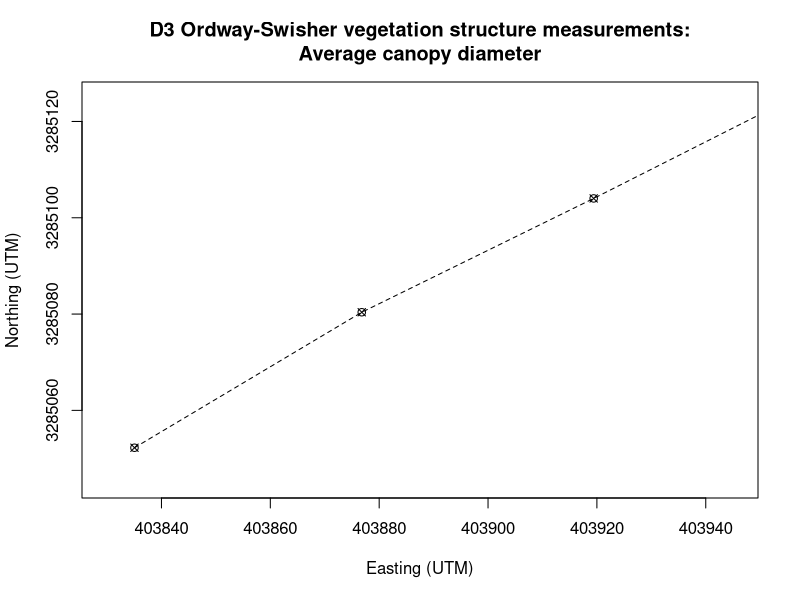
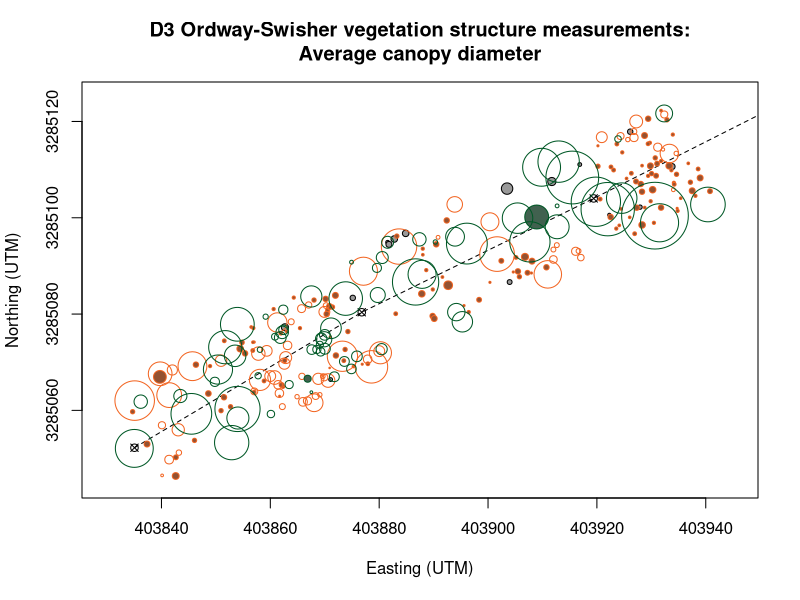
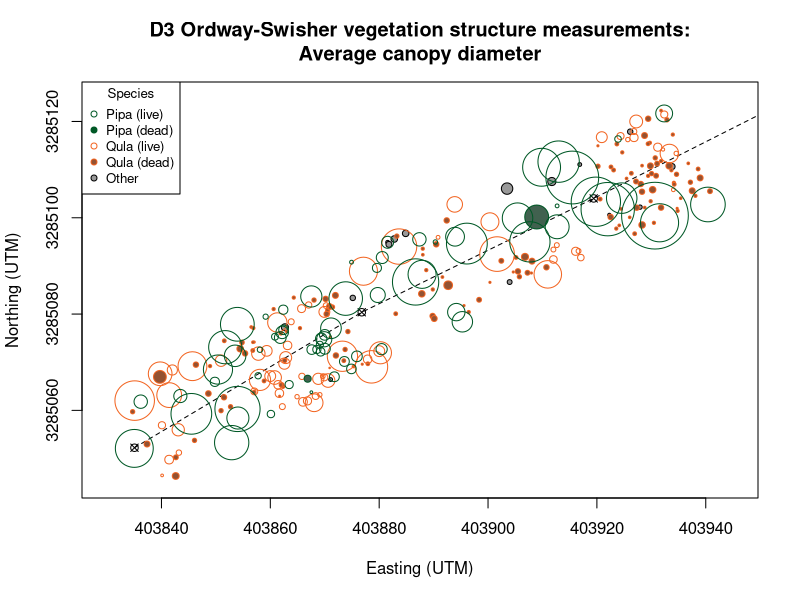
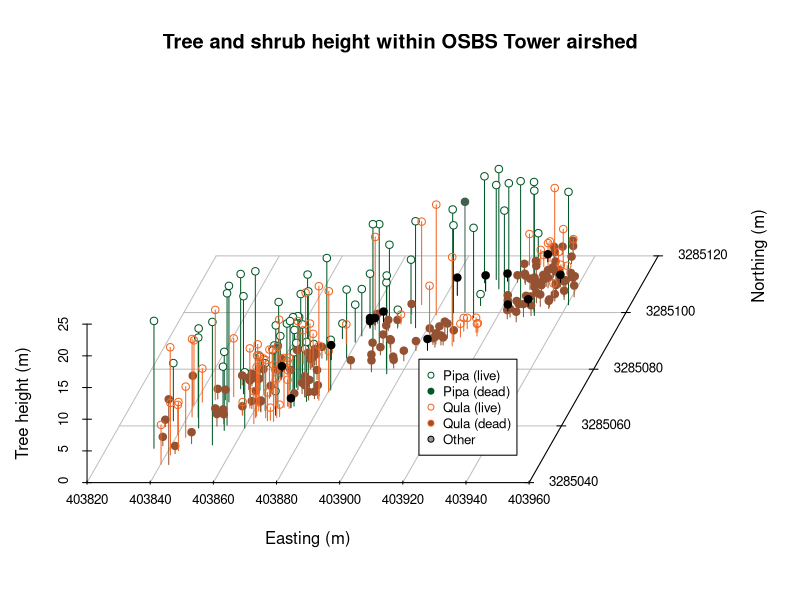

The R source for these figures, in order:
## ---- chunk 1
vs = read.csv("inputVstPathfinder2010.csv", header=TRUE)
str(vs)
## ---- chunk 2
pipa.l = vs[which(vs$species=='Pipa' & !vs$status=='Dead'),]
pipa.d = vs[which(vs$species=='Pipa' & vs$status=='Dead'),]
qula.l = vs[which(vs$species=='Qula' & !vs$status=='Dead'),]
qula.d = vs[which(vs$species=='Qula' & vs$status=='Dead'),]
other = vs[!vs$species %in% c("Pipa","Qula"),]
## ---- chunk 3
E = c(403835.04, 403876.8, 403919.41, 403963.86)
N = c(3285052.24, 3285080.38, 3285104.02, 3285129.41)
plot(E, N, pch=13, xlim=c(403830,403945), ylim=c(3285045,3285125), xlab="Easting (UTM)", ylab="Northing (UTM)", main="D3 Ordway-Swisher vegetation structure measurements:\nAverage canopy diameter")
lines(E, N, lty=2)
## ---- chunk 4
plot(E, N, pch=13, xlim=c(403830,403945), ylim=c(3285045,3285125), xlab="Easting (UTM)", ylab="Northing (UTM)", main="D3 Ordway-Swisher vegetation structure measurements:\nAverage canopy diameter")
lines(E, N, lty=2)

symbols(other$easting, other$northing, circles=other$canopyrad.m, inches=FALSE, add=TRUE, fg="#000000", bg="gray60")
symbols(qula.d$easting, qula.d$northing, circles=qula.d$canopyrad.m, inches=FALSE, add=TRUE, fg="#f26522", bg="#945232")
symbols(qula.l$easting, qula.l$northing, circles=qula.l$canopyrad.m, inches=FALSE, add=TRUE, fg="#f26522")
symbols(pipa.d$easting, pipa.d$northing, circles=pipa.d$canopyrad.m, inches=FALSE, add=TRUE, fg="#005826", bg="#41614F")
symbols(pipa.l$easting, pipa.l$northing, circles=pipa.l$canopyrad.m, inches=FALSE, add=TRUE, fg="#005826")
## ---- chunk 5
plot(E, N, pch=13, xlim=c(403830,403945), ylim=c(3285045,3285125), xlab="Easting (UTM)", ylab="Northing (UTM)", main="D3 Ordway-Swisher vegetation structure measurements:\nAverage canopy diameter")
lines(E, N, lty=2)

symbols(other$easting, other$northing, circles=other$canopyrad.m, inches=FALSE, add=TRUE, fg="#000000", bg="gray60")
symbols(qula.d$easting, qula.d$northing, circles=qula.d$canopyrad.m, inches=FALSE, add=TRUE, fg="#f26522", bg="#945232")
symbols(qula.l$easting, qula.l$northing, circles=qula.l$canopyrad.m, inches=FALSE, add=TRUE, fg="#f26522")
symbols(pipa.d$easting, pipa.d$northing, circles=pipa.d$canopyrad.m, inches=FALSE, add=TRUE, fg="#005826", bg="#41614F")
symbols(pipa.l$easting, pipa.l$northing, circles=pipa.l$canopyrad.m, inches=FALSE, add=TRUE, fg="#005826")

legend("topleft", pch=21, 
       c("Pipa (live)", "Pipa (dead)", "Qula (live)", "Qula (dead)", "Other"), 
       col=c("#005826", "#005826", "#f26522", "#f26522", "#000000"), 
       pt.bg=c("#FFFFFF", "#005826", "#FFFFFF", "#945232", "gray60"), 
       title="Species", cex=0.8)
## ---- chunk 6
library(scatterplot3d)

s3d = scatterplot3d(pipa.l$easting, pipa.l$northing, pipa.l$height.m, type="h", main="Tree and shrub height within OSBS Tower airshed", xlab="Easting (m)", ylab="Northing (m)", zlab="Tree height (m)", pch=21, color="#005826", box=F, angle=70, scale.y=2.3, xlim=c(403830,403950), ylim=c(3285040,3285120))

s3d$points3d(pipa.d$easting, pipa.d$northing, pipa.d$height.m, type="h", pch=19, col="#41614F")
s3d$points3d(qula.d$easting, qula.d$northing, qula.d$height.m, type="h", pch=19, col="#945232")
s3d$points3d(qula.l$easting, qula.l$northing, qula.l$height.m, type="h", pch=21, col="#f26522")
s3d$points3d(other$easting, other$northing, other$height.m, type="h", pch=19)

legend(s3d$xyz.convert(403920,3285050,15), pch=21, 
       col=c("#005826", "#005826", "#f26522", "#f26522", "#000000"),
       pt.bg=c("#FFFFFF", "#005826", "#FFFFFF", "#945232", "gray60"),
       legend=c("Pipa (live)", "Pipa (dead)", "Qula (live)", "Qula (dead)", "Other"),
       cex=0.8)
